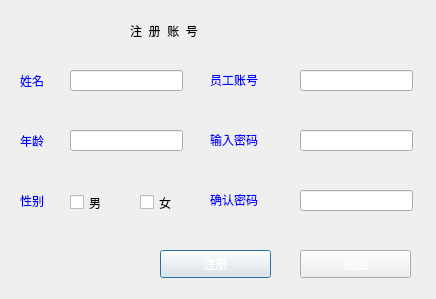
<?xml version="1.0" encoding="UTF-8"?>
<ui version="4.0">
 <class>zhu_ce</class>
 <widget class="QDialog" name="zhu_ce">
  <property name="geometry">
   <rect>
    <x>0</x>
    <y>0</y>
    <width>436</width>
    <height>299</height>
   </rect>
  </property>
  <property name="windowTitle">
   <string>Dialog</string>
  </property>
  <property name="styleSheet">
   <string notr="true">border-image: url(:/new/prefix1/lanhua.jpg);</string>
  </property>
  <widget class="QLabel" name="label">
   <property name="geometry">
    <rect>
     <x>210</x>
     <y>69</y>
     <width>72</width>
     <height>21</height>
    </rect>
   </property>
   <property name="styleSheet">
    <string notr="true">font: 75 11pt &quot;Agency FB&quot;;
color: rgb(0, 0, 255);
border-image: url(:/new/prefix1/shuijing.jpg);</string>
   </property>
   <property name="text">
    <string>员工账号</string>
   </property>
  </widget>
  <widget class="QLabel" name="label_2">
   <property name="geometry">
    <rect>
     <x>210</x>
     <y>129</y>
     <width>72</width>
     <height>21</height>
    </rect>
   </property>
   <property name="styleSheet">
    <string notr="true">font: 75 11pt &quot;Agency FB&quot;;
color: rgb(0, 0, 255);
border-image: url(:/new/prefix1/shuijing.jpg);</string>
   </property>
   <property name="text">
    <string>输入密码</string>
   </property>
  </widget>
  <widget class="QLineEdit" name="lineEdit">
   <property name="geometry">
    <rect>
     <x>300</x>
     <y>70</y>
     <width>113</width>
     <height>21</height>
    </rect>
   </property>
   <property name="styleSheet">
    <string notr="true">border-image: url(:/new/prefix1/shuijing.jpg);</string>
   </property>
  </widget>
  <widget class="QLineEdit" name="lineEdit_2">
   <property name="geometry">
    <rect>
     <x>300</x>
     <y>130</y>
     <width>113</width>
     <height>21</height>
    </rect>
   </property>
   <property name="styleSheet">
    <string notr="true">border-image: url(:/new/prefix1/shuijing.jpg);</string>
   </property>
  </widget>
  <widget class="QPushButton" name="pushButton">
   <property name="geometry">
    <rect>
     <x>160</x>
     <y>250</y>
     <width>111</width>
     <height>28</height>
    </rect>
   </property>
   <property name="styleSheet">
    <string notr="true">font: 11pt &quot;Agency FB&quot;;
border-image: url(:/new/prefix1/Purple.jpg);
font: 75 9pt &quot;Agency FB&quot;;
color: rgb(255, 255, 255);</string>
   </property>
   <property name="text">
    <string>注册</string>
   </property>
  </widget>
  <widget class="QPushButton" name="pushButton_2">
   <property name="geometry">
    <rect>
     <x>300</x>
     <y>250</y>
     <width>111</width>
     <height>28</height>
    </rect>
   </property>
   <property name="styleSheet">
    <string notr="true">font: 11pt &quot;Agency FB&quot;;
border-image: url(:/new/prefix1/Purple.jpg);
font: 75 9pt &quot;Agency FB&quot;;
color: rgb(255, 255, 255);</string>
   </property>
   <property name="text">
    <string>返回</string>
   </property>
  </widget>
  <widget class="QLabel" name="label_3">
   <property name="geometry">
    <rect>
     <x>210</x>
     <y>189</y>
     <width>72</width>
     <height>21</height>
    </rect>
   </property>
   <property name="styleSheet">
    <string notr="true">font: 75 11pt &quot;Agency FB&quot;;
color: rgb(0, 0, 255);
border-image: url(:/new/prefix1/shuijing.jpg);</string>
   </property>
   <property name="text">
    <string>确认密码</string>
   </property>
  </widget>
  <widget class="QLineEdit" name="lineEdit_3">
   <property name="geometry">
    <rect>
     <x>300</x>
     <y>190</y>
     <width>113</width>
     <height>21</height>
    </rect>
   </property>
   <property name="styleSheet">
    <string notr="true">border-image: url(:/new/prefix1/shuijing.jpg);</string>
   </property>
  </widget>
  <widget class="QLabel" name="label_4">
   <property name="geometry">
    <rect>
     <x>20</x>
     <y>65</y>
     <width>72</width>
     <height>31</height>
    </rect>
   </property>
   <property name="styleSheet">
    <string notr="true">font: 75 11pt &quot;Agency FB&quot;;
color: rgb(0, 0, 255);
border-image: url(:/new/prefix1/shuijing.jpg);</string>
   </property>
   <property name="text">
    <string>姓名</string>
   </property>
  </widget>
  <widget class="QLineEdit" name="lineEdit_4">
   <property name="geometry">
    <rect>
     <x>70</x>
     <y>70</y>
     <width>113</width>
     <height>21</height>
    </rect>
   </property>
   <property name="styleSheet">
    <string notr="true">border-image: url(:/new/prefix1/shuijing.jpg);</string>
   </property>
  </widget>
  <widget class="QLabel" name="label_5">
   <property name="geometry">
    <rect>
     <x>20</x>
     <y>125</y>
     <width>81</width>
     <height>31</height>
    </rect>
   </property>
   <property name="styleSheet">
    <string notr="true">font: 75 11pt &quot;Agency FB&quot;;
color: rgb(0, 0, 255);
border-image: url(:/new/prefix1/shuijing.jpg);</string>
   </property>
   <property name="text">
    <string>年龄</string>
   </property>
  </widget>
  <widget class="QLineEdit" name="lineEdit_5">
   <property name="geometry">
    <rect>
     <x>70</x>
     <y>130</y>
     <width>113</width>
     <height>21</height>
    </rect>
   </property>
   <property name="styleSheet">
    <string notr="true">border-image: url(:/new/prefix1/shuijing.jpg);</string>
   </property>
  </widget>
  <widget class="QLabel" name="label_6">
   <property name="geometry">
    <rect>
     <x>20</x>
     <y>190</y>
     <width>61</width>
     <height>21</height>
    </rect>
   </property>
   <property name="styleSheet">
    <string notr="true">font: 75 11pt &quot;Agency FB&quot;;
color: rgb(0, 0, 255);
border-image: url(:/new/prefix1/shuijing.jpg);</string>
   </property>
   <property name="text">
    <string>性别</string>
   </property>
  </widget>
  <widget class="QCheckBox" name="checkBox">
   <property name="geometry">
    <rect>
     <x>70</x>
     <y>193</y>
     <width>41</width>
     <height>19</height>
    </rect>
   </property>
   <property name="styleSheet">
    <string notr="true">border-image: url(:/new/prefix1/shuijing.jpg);</string>
   </property>
   <property name="text">
    <string>男</string>
   </property>
  </widget>
  <widget class="QCheckBox" name="checkBox_2">
   <property name="geometry">
    <rect>
     <x>140</x>
     <y>193</y>
     <width>41</width>
     <height>19</height>
    </rect>
   </property>
   <property name="styleSheet">
    <string notr="true">border-image: url(:/new/prefix1/shuijing.jpg);</string>
   </property>
   <property name="text">
    <string>女</string>
   </property>
  </widget>
  <widget class="QLabel" name="label_7">
   <property name="geometry">
    <rect>
     <x>130</x>
     <y>10</y>
     <width>311</width>
     <height>41</height>
    </rect>
   </property>
   <property name="styleSheet">
    <string notr="true">color: rgb(0, 0, 0);
font: 75 14pt &quot;Ubuntu&quot;;
border-image: url(:/new/prefix1/shuijing.jpg);</string>
   </property>
   <property name="text">
    <string>注  册  账  号</string>
   </property>
  </widget>
 </widget>
 <resources/>
 <connections/>
</ui>
